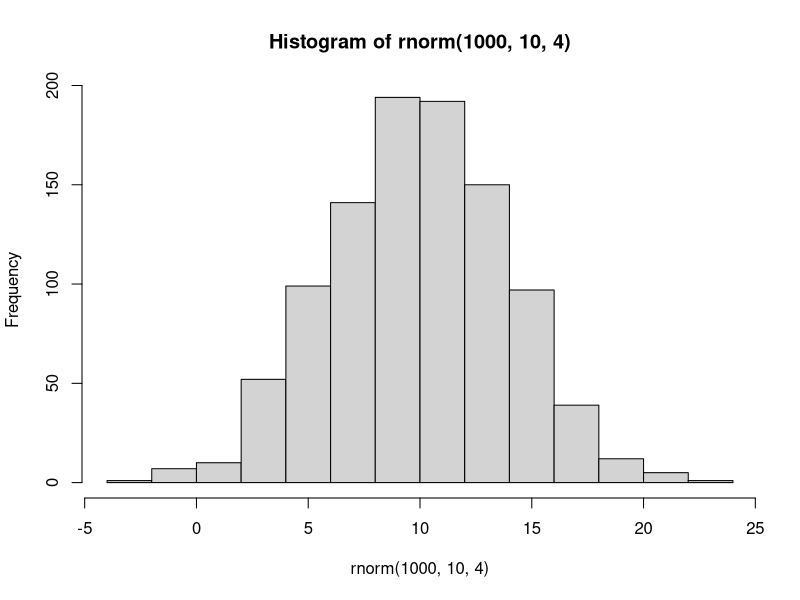
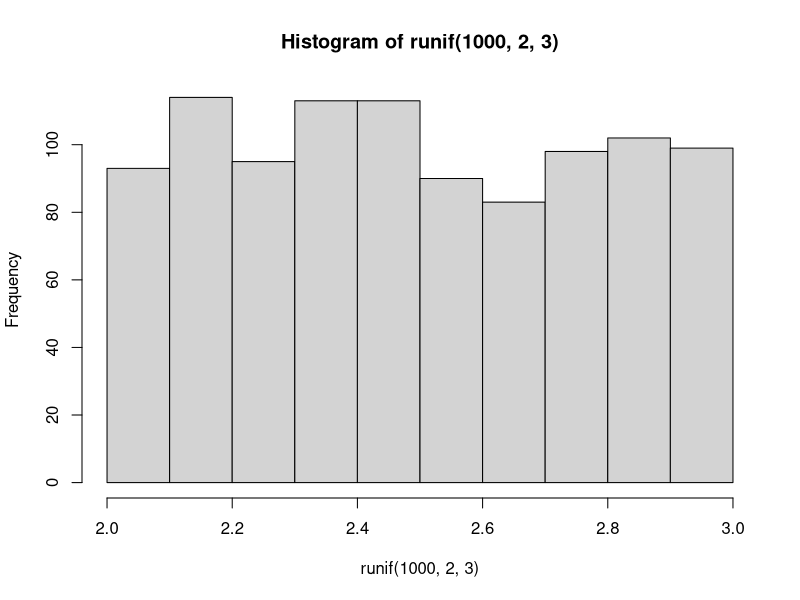
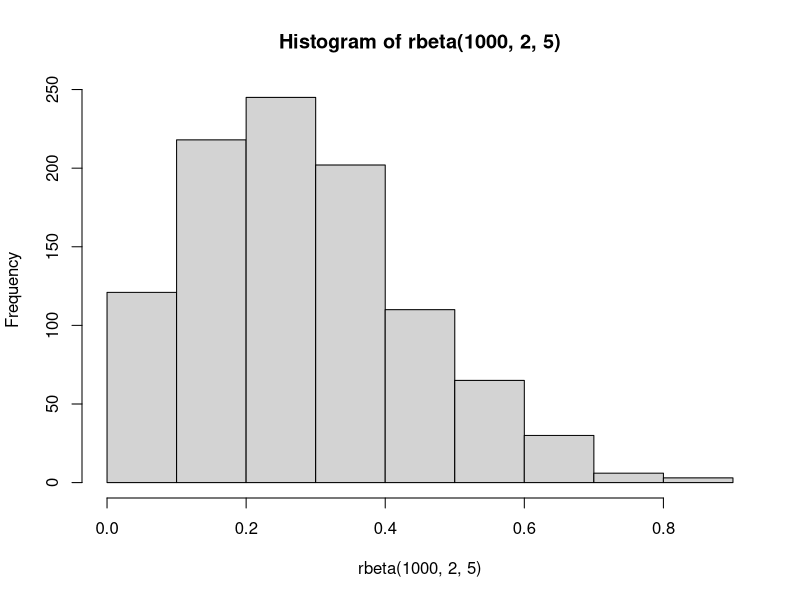
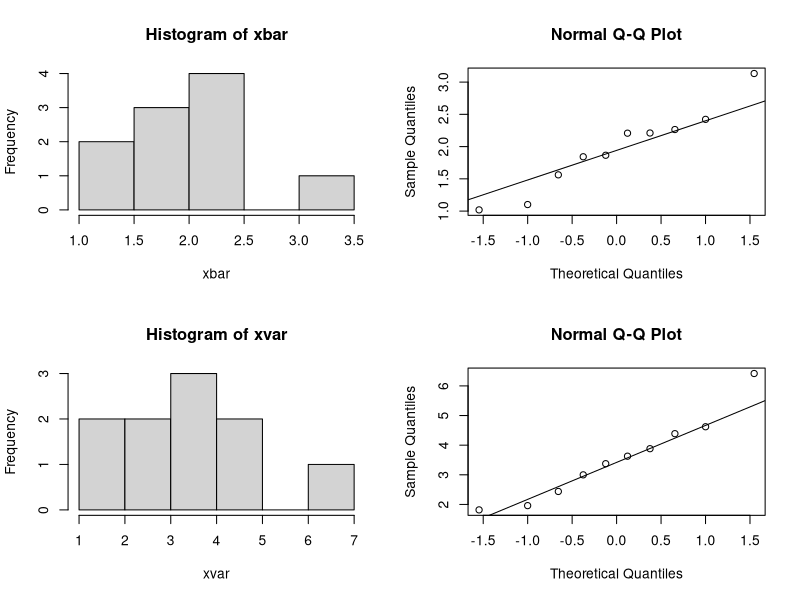
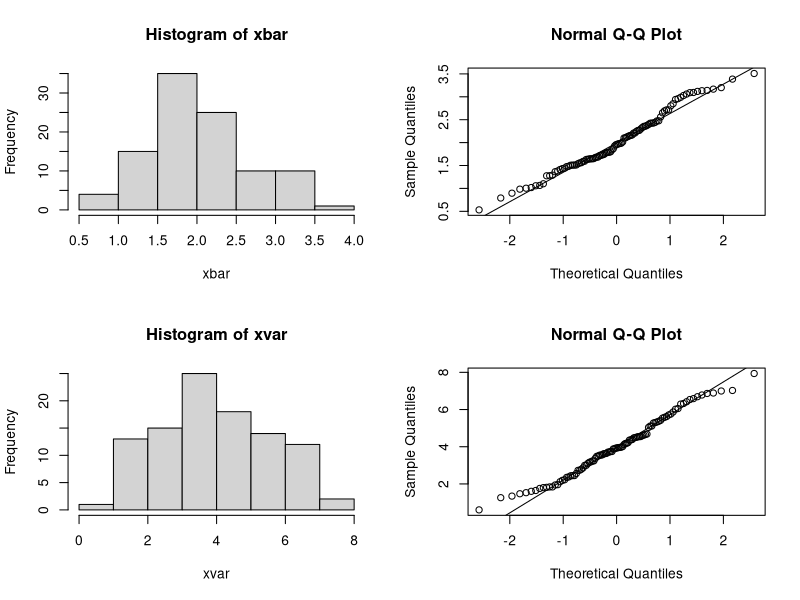
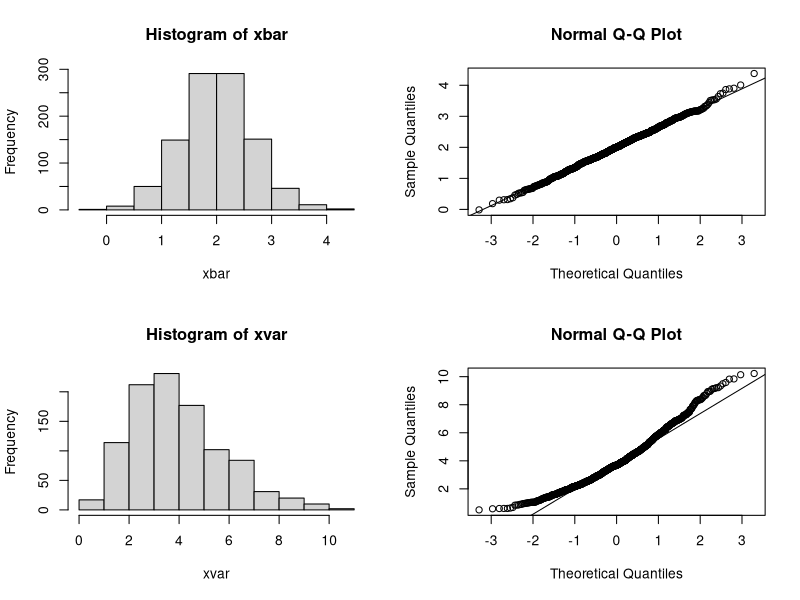
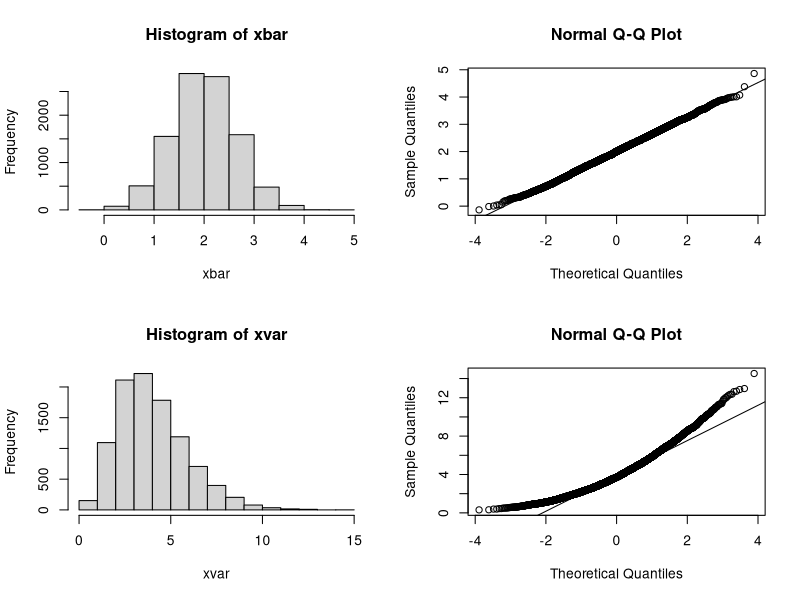
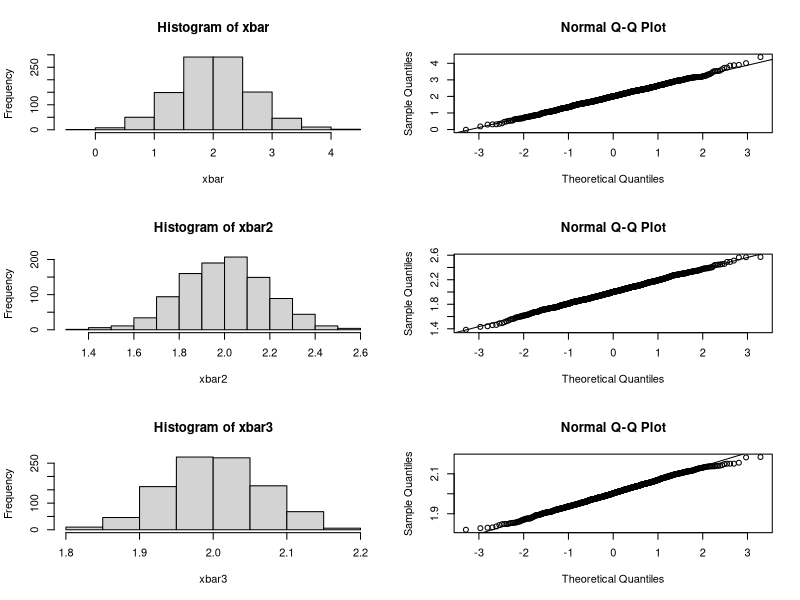

Recreate these plots in R, in order.
####################################################
# The following code is for section 5.1
####################################################

# simulate random variables
set.seed(999)
n<-20
rnorm(n,10,3) # normal distribution
runif(n,2,3) # uniform distribution between 2 and 3
rbeta(n,2,5) # beta distribution 

hist(rnorm(1000,10,4))
hist(runif(1000,2,3))
hist(rbeta(1000,2,5))

####################################################
# The following code is for Section 5.2
####################################################

# population and sample
set.seed(1000)
N<-10000
X<-rnorm(N,10,3)
mean(X)    # the population mean
var(X)    # the population variance
n<-500
x<-sample(X,n,replace=F)
mean(x) # the sample  mean
var(x) # the sample variance

# sample mean and sample variance
fsample<-function(mu,sigma,n,nsim)
{ xbar<-rep(0,nsim);xvar<-rep(0,nsim)
for(i in 1:nsim)
{set.seed(i)
  # x contains a random sample of size n of the variable X
  x<-rnorm(n,mu,sigma)
  xbar[i]<-mean(x)
  xvar[i]<-var(x)
}
cat('sample mean:',mean(xbar),"\n")
cat('sample variance:',mean(xvar),"\n")
# plot the samples
par(mfrow=c(2,2))  
hist(xbar);qqnorm(xbar);qqline(xbar);
hist(xvar);qqnorm(xvar);qqline(xvar);
}

# sample mean and sample variance of samples of size 10 
# from a normal distribution with mean 2 and sigma 2
fsample(2,2,10,10)

# increase simulation times to 100, 1000, 10000
fsample(2,2,10,100)
fsample(2,2,10,1000)
fsample(2,2,10,10000)

# change sample size
mu<-2;sigma<-2;n<-10;nsim<-1000
xbar<-rep(0,nsim);xbar2<-rep(0,nsim);xbar3<-rep(0,nsim)
xvar<-rep(0,nsim);xvar2<-rep(0,nsim);xvar3<-rep(0,nsim)
for(i in 1:nsim)
{set.seed(i)
  x<-rnorm(n,mu,sigma);x2<-rnorm(n*10,mu,sigma)
  x3<-rnorm(n*100,mu,sigma)
  xbar[i]<-mean(x);xbar2[i]<-mean(x2);xbar3[i]<-mean(x3)
  xvar[i]<-var(x);xvar2[i]<-var(x2);xvar3[i]<-var(x3)}
c(mean(xbar),mean(xbar2),mean(xbar3))
c(var(xbar),var(xbar2),var(xbar3))
c(mean(xvar),mean(xvar2),mean(xvar3))

# histogram and QQ-plot for xbar
par(mfcol=c(3,2))
hist(xbar);hist(xbar2);hist(xbar3)
qqnorm(xbar);qqline(xbar)
qqnorm(xbar2);qqline(xbar2)
qqnorm(xbar3);qqline(xbar3)


# histogram and QQ-plot for xvar
par(mfcol=c(3,2))
hist(xvar);hist(xvar2);hist(xvar3)
qqnorm(xvar);qqline(xvar)
qqnorm(xvar2);qqline(xvar2)
qqnorm(xvar3);qqline(xvar3)

# 95% confidence interval
alpha<-0.05
c(mean(x)-qt(1-alpha/2,n-1)*sd(x),mean(x)+qt(1-alpha/2,n-1)*sd(x))


# now repeat the above simulation for beta distribuiton 
alpha<-2;beta<-4;n<-10;nsim<-1000
xbar<-rep(NA,nsim);xbar2<-rep(NA,nsim)
xbar3<-rep(NA,nsim)
xvar<-rep(NA,nsim);xvar2<-rep(NA,nsim)
xvar3<-rep(NA,nsim)
for(i in 1:nsim)
{set.seed(i)
  x<-rbeta(n,alpha,beta);x2<-rbeta(n*10,alpha,beta)
  x3<-rbeta(n*100,alpha,beta)
  xbar[i]<-mean(x);xbar2[i]<-mean(x2);xbar3[i]<-mean(x3)
  xvar[i]<-var(x);xvar2[i]<-var(x2);xvar3[i]<-var(x3)}
c(mean(xbar),mean(xbar2),mean(xbar3))
c(var(xbar),var(xbar2),var(xbar3))
c(mean(xvar),mean(xvar2),mean(xvar3))

# histogram and QQ-plot for xbar
par(mfcol=c(3,2))
hist(xbar);hist(xbar2);hist(xbar3)
qqnorm(xbar);qqline(xbar)
qqnorm(xbar2);qqline(xbar2)
qqnorm(xbar3);qqline(xbar3)

# histogram and QQ-plot for xvar
par(mfcol=c(3,2))
hist(xvar);hist(xvar2);hist(xvar3)
qqnorm(xvar);qqline(xvar)
qqnorm(xvar2);qqline(xvar2)
qqnorm(xvar3);qqline(xvar3)



# simulated value of the mean squared error of an estimator
# try it for n=10,50, 100  
fMSE<-function(mu,sigma,n,nsim)
{xbar<-rep(NA,nsim)
for(i in 1:nsim)
{set.seed(i)
  # x contains a random sample of size n of the variable X
  x<-rnorm(n,mu,sigma);xbar[i]<-mean(x)};mse<-mean((xbar-mu)^2)
  xvar<-var(xbar);bias<-mean(xbar)-mu
  cat('case n=',n, ': mse=', mse, ', var=', xvar, ', bias=', bias,  "\n")}
fMSE(2,2,10,1000)
fMSE(2,2,50,1000)
fMSE(2,2,100,1000)


################### A case study
# function to generate data
generateData <- function(n,p,beta)
# p = number of estimators
{
  X <- matrix(runif(n*p),n,p)
  # true model does not have x0
  y <- rnorm(n,X%*%beta)
  return(list(X=X,y=y))
}

# best subset selection given data
bestsubset <- function(Data)
{
  require(leaps)
  fit = regsubsets(y~X,Data)
  b = numeric(ncol(Data$X)+1)
  names(b)  =  fit$xnames
  bb = coef(fit,which.min(summary(fit)[["cp"]]))
  b[names(bb)] = bb
  return(b)
}

# ridge regression
ridge <- function(Data,n.lam=501)
{
  require(MASS)
  lam  =  c(0,exp(seq(0,20,len=n.lam)))
  fit = lm.ridge(y~X,Data,lambda=lam)
  b = coef(fit)[which.min(fit$GCV),]
  return(b)
}

# lasso variable selection
lasso <- function(Data)
{
  require(glmnet)
  # can also use Lar
  cvfit = cv.glmnet(Data$X,Data$y)
  b = as.numeric(coef(cvfit,s=cvfit$lambda.min))
  return(b)
}

# the main body of simulation
N = 1000
n = 50
beta = c(3,-3,rep(0,8))
p = length(beta)
out = array(NA,dim=c(N,p,4),
            dimnames=list(1:N,1:p,c("Subset","Lasso","Ridge","OLS")))
for (i in 1:N)
{
  Data = generateData(n,p,beta)
  out[i,,1] = bestsubset(Data)[-1]
  # [-1]exclud beta zero
  out[i,,2] = lasso(Data)[-1]
  out[i,,3] = ridge(Data)[-1]
  out[i,,4] = coef(lm(y~X,Data))[-1]
}
bias <- apply(out,2:3,mean)-beta
variance <- apply(out,2:3,var)
MSE <- bias^2+variance
apply(MSE,2,sum)

par(mfrow=c(1,2))
ylim = range(out)
boxplot(out[,,1],col="blue",ylim=ylim,main="Subset")
boxplot(out[,,2],col="blue",ylim=ylim,main="Lasso")
